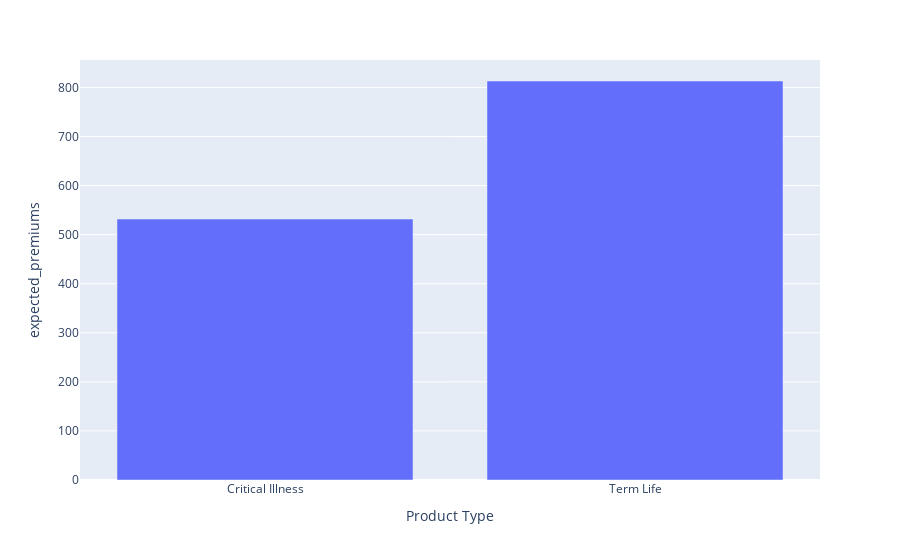

Write notebook code for a chart like this one.
### Code cell
df = create_expected_returns(data, "Product Type")
create_premiums_chart(df, "Product Type")

### Figure 1 — Plotly figure (JSON) as saved in the notebook; plotly's stock layout.template omitted (floating-point values rounded to 4 significant figures)
{"data": [{"alignmentgroup": "True", "hovertemplate": "Product Type=%{x}<br>expected_premiums=%{y}<extra></extra>", "legendgroup": "", "marker": {"color": "#636efa", "pattern": {"shape": ""}}, "name": "", "offsetgroup": "", "orientation": "v", "showlegend": false, "textposition": "auto", "type": "bar", "x": ["Critical Illness", "Term Life"], "xaxis": "x", "y": [531.8, 813.2], "yaxis": "y"}], "layout": {"barmode": "relative", "legend": {"tracegroupgap": 0}, "margin": {"t": 60}, "xaxis": {"anchor": "y", "domain": [0, 1], "title": {"text": "Product Type"}}, "yaxis": {"anchor": "x", "domain": [0, 1], "title": {"text": "expected_premiums"}}}}
